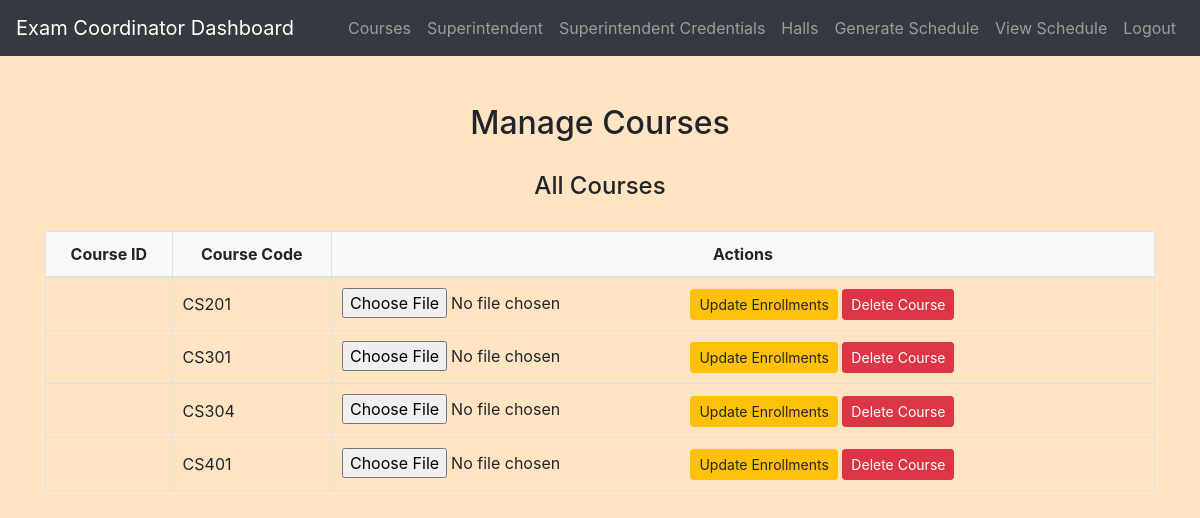
The app's page /exam_coordinator/manage_courses.php (signed in), older data.
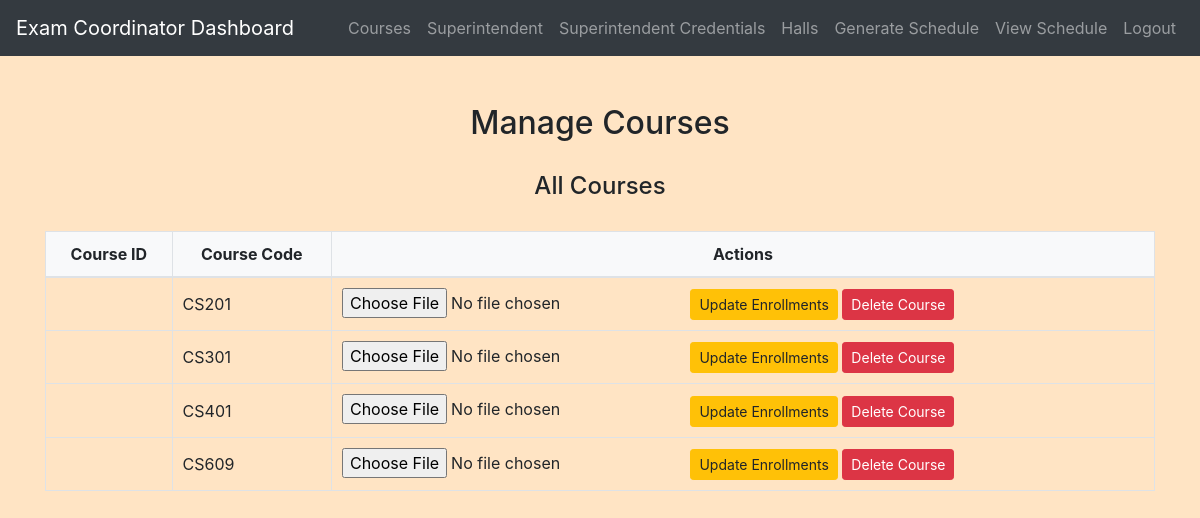
The same page, newer data.
### tables this page shows
CREATE TABLE `courses` (
  `course_id` int(11) NOT NULL,
  `course_code` varchar(255) NOT NULL,
  `course_name` varchar(255) NOT NULL,
  `faculty_id` int(11) DEFAULT NULL
);

### exam_coordinator/manage_courses.php (the view, shortened to what this page needs)
<?php
include('config.php');
$courses = $conn->query("SELECT * FROM courses");
?>
<!DOCTYPE html>
<html>
<head>
    <link rel="stylesheet" href="https://maxcdn.bootstrapcdn.com/bootstrap/4.5.2/css/bootstrap.min.css">
    <link rel="stylesheet" href="../css/style.css">
</head>
<body>
<?php include('navbar.php'); ?>
<div class="container mt-5">
    <h2>Manage Courses</h2>
    <h4>All Courses</h4>
    <table class="table table-bordered">
        <thead>
            <tr>
                <th>Course ID</th>
                <th>Course Code</th>
                <th>Actions</th>
            </tr>
        </thead>
        <tbody>
        <?php while ($course = $courses->fetch_assoc()): ?>
            <tr>
                <td><?php echo $course['id']; ?></td>
                <td><?php echo $course['course_code']; ?></td>
                <td>
                    <form action="manage_courses.php" method="post" enctype="multipart/form-data" style="display:inline-block;">
                        <input type="file" name="enrollment_file" accept=".txt" required>
                        <button type="submit" name="update_course" class="btn btn-sm btn-warning">Update Enrollments</button>
                    </form>
                    <form action="manage_courses.php" method="post" style="display:inline-block;">
                        <button type="submit" name="delete_course" class="btn btn-sm btn-danger">Delete Course</button>
                    </form>
                </td>
            </tr>
        <?php endwhile; ?>
        </tbody>
    </table>
</div>
</body>
</html>

Row changes from the older to the newer data that the page shows:
removed courses: course_code "CS304"
added courses: course_code "CS609"
